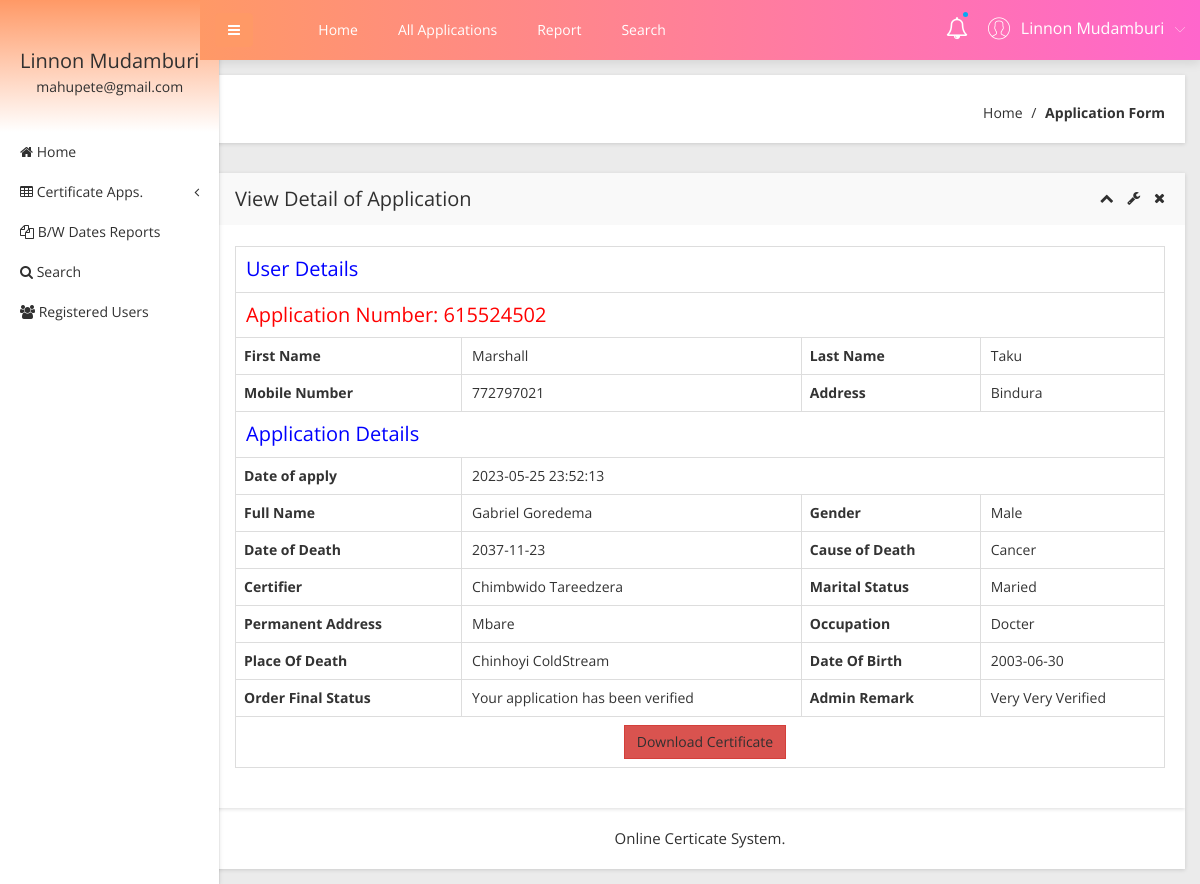
The page /obcs/admin/view-death-application-detail.php?viewid=2 (signed in) on the database its author committed.
### tables this page shows
CREATE TABLE `dthapplication` (
  `ID` int(11) NOT NULL,
  `UserID` int(11) NOT NULL,
  `ApplicationID` int(11) NOT NULL,
  `Gender` varchar(20) NOT NULL,
  `FullName` varchar(100) NOT NULL,
  `DateofBirth` varchar(100) NOT NULL,
  `MaritalStatus` varchar(100) NOT NULL,
  `Occupation` varchar(100) NOT NULL,
  `PermanentAdd` varchar(100) NOT NULL,
  `DateofDeath` varchar(100) NOT NULL,
  `PlaceofDeath` varchar(100) NOT NULL,
  `CauseOfDeath` varchar(100) NOT NULL,
  `Certifier` varchar(100) NOT NULL,
  `Dateofapply` timestamp NOT NULL DEFAULT CURRENT_TIMESTAMP,
  `Remark` varchar(100) DEFAULT NULL,
  `Status` varchar(100) DEFAULT NULL,
  `UpdationDate` timestamp NULL DEFAULT NULL
);

CREATE TABLE `tbluser` (
  `ID` int(10) NOT NULL,
  `FirstName` varchar(200) DEFAULT NULL,
  `LastName` varchar(200) DEFAULT NULL,
  `MobileNumber` bigint(10) DEFAULT NULL,
  `Address` mediumtext,
  `Password` varchar(200) NOT NULL,
  `RegDate` timestamp NULL DEFAULT CURRENT_TIMESTAMP
);

### obcs/admin/view-death-application-detail.php (the view, shortened to what this page needs)
<?php
include('includes/dbconnection.php');
if (strlen($_SESSION['obcsaid']==0)) {
  header('location:logout.php');
  } else{
  ?>
<!doctype html>
<html class="no-js" lang="en">
<head>
    <link rel="stylesheet" href="css/bootstrap.min.css">
    <link rel="stylesheet" href="css/font-awesome.min.css">
    <link rel="stylesheet" href="css/adminpro-custon-icon.css">
    <link rel="stylesheet" href="css/meanmenu.min.css">
    <link rel="stylesheet" href="css/jquery.mCustomScrollbar.min.css">
    <link rel="stylesheet" href="css/animate.css">
    <link rel="stylesheet" href="css/data-table/bootstrap-table.css">
    <link rel="stylesheet" href="css/data-table/bootstrap-editable.css">
    <link rel="stylesheet" href="css/normalize.css">
    <link rel="stylesheet" href="css/c3.min.css">
    <link rel="stylesheet" href="style.css">
    <link rel="stylesheet" href="css/responsive.css">
</head>
<body class="materialdesign">
    <div class="wrapper-pro">
      <?php include_once('includes/sidebar.php');?>
        <?php include_once('includes/header.php');?>
            <div class="breadcome-area mg-b-30 small-dn">
                <div class="container-fluid">
                    <div class="row">
                        <div class="col-lg-12">
                            <div class="breadcome-list shadow-reset">
                                <div class="row">
                                    <div class="col-lg-12">
                                        <ul class="breadcome-menu">
                                            <li><a href="dashboard.php">Home</a> <span class="bread-slash">/</span>
                                            </li>
                                            <li><span class="bread-blod">Application Form</span>
                                            </li>
                                        </ul>
                                    </div>
                                </div>
                            </div>
                        </div>
                    </div>
                </div>
            </div>
            <div class="data-table-area mg-b-15">
                <div class="container-fluid">
                    <div class="row">
                        <div class="col-lg-12">
                            <div class="sparkline13-list shadow-reset">
                                <div class="sparkline13-hd">
                                    <div class="main-sparkline13-hd">
                                        <h1>View <span class="table-project-n">Detail of</span> Application</h1>
                                        <div class="sparkline13-outline-icon">
                                            <span class="sparkline13-collapse-link"><i class="fa fa-chevron-up"></i></span>
                                            <span><i class="fa fa-wrench"></i></span>
                                            <span class="sparkline13-collapse-close"><i class="fa fa-times"></i></span>
                                        </div>
                                    </div>
                                </div>
                                <div class="sparkline13-graph">
                                    <div class="datatable-dashv1-list custom-datatable-overright">
                                         <?php
                               $vid=$_GET['viewid'];
$sql="SELECT dthapplication.*,tbluser.FirstName,tbluser.LastName,tbluser.MobileNumber,tbluser.Address from  dthapplication join  tbluser on dthapplication.UserID=tbluser.ID where dthapplication.ID=:vid";
$query = $dbh -> prepare($sql);
$query-> bindParam(':vid', $vid, PDO::PARAM_STR);
$query->execute();
$results=$query->fetchAll(PDO::FETCH_OBJ);
$cnt=1;
if($query->rowCount() > 0)
{
foreach($results as $row)
{               ?>
                                <table border="1" class="table table-bordered">
 <tr align="center">
<td colspan="4" style="font-size:20px;color:blue">
 User Details</td></tr>
<tr align="center">
<td colspan="4" style="font-size:20px;color:red">
Application Number:   <?php  echo $row->ApplicationID;?></td></tr>
    <tr>
    <th scope>First Name</th>
    <td><?php  echo $row->FirstName;?></td>
    <th scope>Last Name</th>
    <td><?php  echo $row->LastName;?></td>
  </tr>
  <tr>
    <th scope>Mobile Number</th>
    <td><?php  echo $row->MobileNumber;?></td>
    <th>Address</th>
    <td><?php  echo $row->Address;?></td>
  </tr>
<tr align="center">
<td colspan="4" style="font-size:20px;color:blue">
 Application Details</td></tr>
 <tr>
         <th scope>Date of apply</th>
    <td colspan="3"><?php  echo $row->Dateofapply;?></td>
 </tr>
 <tr>
    <th scope>Full Name</th>
    <td><?php  echo $row->FullName;?></td>
    <th scope>Gender</th>
    <td><?php  echo $row->Gender;?></td>
  </tr>
   <tr>
    <th scope>Date of Death</th>
    <td><?php  echo $row->DateofDeath;?></td>
    <th scope>Cause of Death</th>
    <td><?php  echo $row->CauseOfDeath;?></td>
  </tr>
  <tr>
    <th scope>Certifier</th>
    <td><?php  echo $row->Certifier;?></td>
       <th scope>Marital Status</th>
    <td><?php  echo $row->MaritalStatus;?></td>
  </tr>
   <tr>
<th scope>Permanent Address</th>
    <td><?php  echo $row->PermanentAdd;?></td>
    <th scope>Occupation</th>
    <td><?php  echo $row->Occupation;?></td>
  </tr>
   <tr>
        <th scope>Place Of Death</th>
    <td><?php  echo $row->PlaceofDeath;?></td>
    <th scope>Date Of Birth</th>
    <td><?php  echo $row->DateofBirth;?></td>
  </tr>
  <tr>
  <tr>
     <th>Order Final Status</th>
    <td> <?php  $status=$row->Status;
if($row->Status=="Verified")
{
  echo "Your application has been verified";
}
     ;?></td>
     <th >Admin Remark</th>
    <?php if($row->Status==""){ ?>
                     <td><?php echo "Your application has still pending"; ?></td>
<?php } else { ?>                  <td><?php  echo htmlentities($row->Remark);?>
                  </td>
                  <?php } ?>
  </tr>
<?php  if($row->Status=='Verified'): ?>
    <tr>
        <td colspan="4" style="text-align:center;">
    <a href="download-death-certificate.php?cid=<?php  echo $row->ApplicationID;?>" class="btn btn-danger">
    Download Certificate</a></td>
</tr>
<?php endif;?>
  <?php $cnt=$cnt+1;}} ?>
</table>
                    </div>
                </div>
            </div>
        </div>
    </div>
  <?php include_once('includes/footer.php');?>
</body>
</html><?php }  ?>

### obcs/admin/includes/sidebar.php (shortened to what this page needs)
     <?php
include('includes/dbconnection.php');
if (strlen($_SESSION['obcsaid']==0)) {
  header('location:logout.php');
  } else{
  ?>
  <div class="left-sidebar-pro">
            <nav id="sidebar">
                <div class="sidebar-header">
                    <?php
$aid=$_SESSION['obcsaid'];
$sql="SELECT AdminName,Email from  tbladmin where ID=:aid";
$query = $dbh -> prepare($sql);
$query->bindParam(':aid',$aid,PDO::PARAM_STR);
$query->execute();
$results=$query->fetchAll(PDO::FETCH_OBJ);
$cnt=1;
if($query->rowCount() > 0)
{
foreach($results as $row)
{               ?>
                    <h3> <?php  echo $row->AdminName;?></h3>
                    <p> <?php  echo $row->Email;?></p>
                  <?php $cnt=$cnt+1;}} ?>
                </div>
                <div class="left-custom-menu-adp-wrap">
                    <ul class="nav navbar-nav left-sidebar-menu-pro">
                        <li class="nav-item">
                            <a href="dashboard.php" role="button" aria-expanded="false"><i class="fa big-icon fa-home"></i> <span class="mini-dn">Home</span> </a>
                        </li>
                        <li class="nav-item"><a href="#" data-toggle="dropdown" role="button" aria-expanded="false" class="nav-link dropdown-toggle"><i class="fa big-icon fa-table"></i> <span class="mini-dn">Certificate Apps.</span> <span class="indicator-right-menu mini-dn"><i class="fa indicator-mn fa-angle-left"></i></span></a>
                        </li>
                        <li class="nav-item">
                            <a href="between-dates-report.php" role="button" aria-expanded="false"><i class="fa big-icon fa-files-o"></i> <span class="mini-dn">B/W Dates Reports</span> </a>
                        </li>
                        <li class="nav-item">
                            <a href="search.php" role="button" aria-expanded="false"><i class="fa fa-search"></i> <span class="mini-dn">Search</span> </a>
                        </li>
                             <li class="nav-item">
                            <a href="  registered-users.php" role="button" aria-expanded="false"><i class="fa fa-users"></i> <span class="mini-dn">Registered Users</span> </a>
                        </li>
                    </ul>
                </div>
            </nav>
        </div>
        <?php }  ?>

### obcs/admin/includes/header.php (shortened to what this page needs)
      <?php
include('includes/dbconnection.php');
if (strlen($_SESSION['obcsaid']==0)) {
  header('location:logout.php');
  } else{
  ?>
 <div class="content-inner-all">
            <div class="header-top-area">
                <div class="fixed-header-top">
                    <div class="container-fluid">
                        <div class="row">
                            <div class="col-lg-1 col-md-6 col-sm-6 col-xs-12">
                                <button type="button" id="sidebarCollapse" class="btn bar-button-pro header-drl-controller-btn btn-info navbar-btn">
                                    <i class="fa fa-bars"></i>
                                </button>
                            </div>
                            <div class="col-lg-6 col-md-1 col-sm-1 col-xs-12">
                                <div class="header-top-menu tabl-d-n">
                                    <ul class="nav navbar-nav mai-top-nav">
                                        <li class="nav-item"><a href="dashboard.php" class="nav-link">Home</a>
                                        </li>
                                        <li class="nav-item"><a href="all-applications.php" class="nav-link">All Applications</a>
                                        </li>
                                        <li class="nav-item"><a href="between-dates-report.php" class="nav-link">Report</a>
                                        </li>
                                        <li class="nav-item"><a href="search.php" class="nav-link">Search</a>
                                        </li>
                                    </ul>
                                </div>
                            </div>
                            <div class="col-lg-5 col-md-5 col-sm-6 col-xs-12">
                                <div class="header-right-info">
                                    <ul class="nav navbar-nav mai-top-nav header-right-menu">
                                        <li class="nav-item"><a href="new-birth-application.php" data-toggle="dropdown" role="button" aria-expanded="false" class="nav-link dropdown-toggle"><i class="fa fa-bell-o" aria-hidden="true"></i><span class="indicator-nt"></span></a>
                                        </li>
                                        <li class="nav-item">
                                            <a href="#" data-toggle="dropdown" role="button" aria-expanded="false" class="nav-link dropdown-toggle">
                                                <?php
$aid=$_SESSION['obcsaid'];
$sql="SELECT AdminName,Email from  tbladmin where ID=:aid";
$query = $dbh -> prepare($sql);
$query->bindParam(':aid',$aid,PDO::PARAM_STR);
$query->execute();
$results=$query->fetchAll(PDO::FETCH_OBJ);
$cnt=1;
if($query->rowCount() > 0)
{
foreach($results as $row)
{               ?>
                                                <span class="adminpro-icon adminpro-user-rounded header-riht-inf"></span>
                                                <span class="admin-name"><?php  echo $row->AdminName;?></span>
                                                <span class="author-project-icon adminpro-icon adminpro-down-arrow"></span><?php $cnt=$cnt+1;}} ?>
                                            </a>
                                        </li>
                                    </ul>
                                </div>
                            </div>
                        </div>
                    </div>
                </div>
            </div><?php }  ?>

### rows shown on the page
dthapplication: ApplicationID "615524502", UserID.FirstName "Marshall", UserID.LastName "Taku", UserID.MobileNumber "772797021", UserID.Address "Bindura", Dateofapply "2023-05-25 23:52:13", FullName "Gabriel Goredema", Gender "Male", DateofDeath "2037-11-23", CauseOfDeath "Cancer", Certifier "Chimbwido Tareedzera", MaritalStatus "Maried", PermanentAdd "Mbare", Occupation "Docter", PlaceofDeath "Chinhoyi ColdStream", DateofBirth "2003-06-30", Status "Your application has been verified", Remark "Very Very Verified"

### other values the page prints
$row->AdminName "Linnon Mudamburi"
$row->Email "mahupete@gmail.com"
